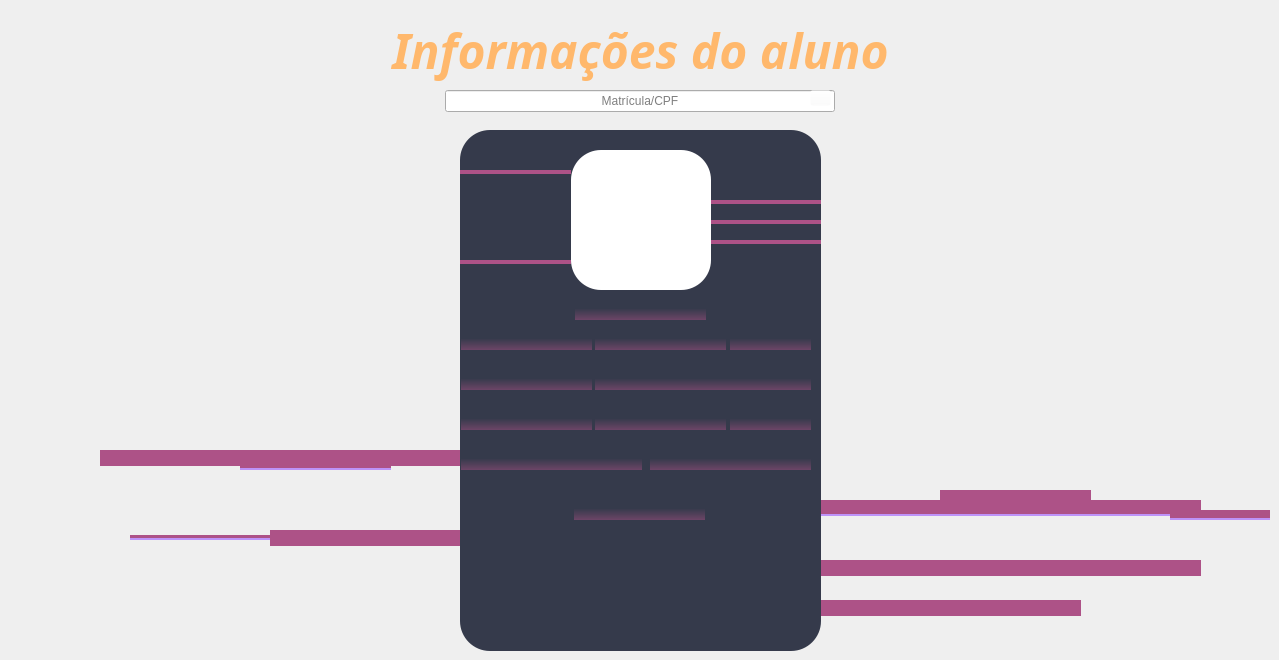
     <widget class="QWidget" name="page_2">
      <widget class="QLineEdit" name="le_pg_informacoes_pesquisar_aluno">
       <property name="geometry">
        <rect>
         <x>445</x>
         <y>90</y>
         <width>390</width>
         <height>22</height>
        </rect>
       </property>
       <property name="styleSheet">
        <string notr="true"/>
       </property>
       <property name="alignment">
        <set>Qt::AlignCenter</set>
       </property>
       <property name="placeholderText">
        <string>Matrícula/CPF</string>
       </property>
      </widget>
      <widget class="QLabel" name="label_5">
       <property name="geometry">
        <rect>
         <x>370</x>
         <y>20</y>
         <width>541</width>
         <height>61</height>
        </rect>
       </property>
       <property name="font">
        <font>
         <family>Sitka Small Semibold</family>
         <pointsize>36</pointsize>
         <italic>true</italic>
         <bold>true</bold>
        </font>
       </property>
       <property name="styleSheet">
        <string notr="true">font: 600 italic 36pt &quot;Sitka Small Semibold&quot;;
color: rgb(255, 184, 108);</string>
       </property>
       <property name="text">
        <string>Informações do aluno</string>
       </property>
       <property name="alignment">
        <set>Qt::AlignCenter</set>
       </property>
      </widget>
      <widget class="QPushButton" name="pb_pg_informacoes_pesquisar">
       <property name="geometry">
        <rect>
         <x>810</x>
         <y>90</y>
         <width>21</width>
         <height>16</height>
        </rect>
       </property>
       <property name="styleSheet">
        <string notr="true">background-color: rgba(255, 255, 255, 0);
border-image: url(:/cadastro/img/lupa.png);</string>
       </property>
       <property name="text">
        <string/>
       </property>
      </widget>
      <widget class="QFrame" name="frame_4">
       <property name="geometry">
        <rect>
         <x>460</x>
         <y>130</y>
         <width>361</width>
         <height>521</height>
        </rect>
       </property>
       <property name="styleSheet">
        <string notr="true">QFrame{
background-color: rgb(53, 58, 75);
border-radius: 30px;
}
QFrame::hover{
	border: 1px solid  rgb(173, 82, 135);
	color: rgb(189, 147, 249);
}
QLabel{
	color: rgb(80, 250, 123);
	background-color: qlineargradient(spread:pad, x1:0, y1:0.42, x2:0, y2:1, stop:0 rgba(53, 58, 75, 255), stop:0.994318 rgba(173, 82, 135, 118));
}
Line{
	background-color: rgb(173, 82, 135);
}</string>
       </property>
       <property name="frameShape">
        <enum>QFrame::StyledPanel</enum>
       </property>
       <property name="frameShadow">
        <enum>QFrame::Raised</enum>
       </property>
       <widget class="QLabel" name="l_pg_informacoes_nome">
        <property name="geometry">
         <rect>
          <x>1</x>
          <y>200</y>
          <width>131</width>
          <height>20</height>
         </rect>
        </property>
        <property name="font">
         <font>
          <family>Arial</family>
          <pointsize>10</pointsize>
          <italic>false</italic>
          <bold>false</bold>
         </font>
        </property>
        <property name="toolTip">
         <string>Nome</string>
        </property>
        <property name="styleSheet">
         <string notr="true"/>
        </property>
        <property name="text">
         <string/>
        </property>
        <property name="alignment">
         <set>Qt::AlignCenter</set>
        </property>
       </widget>
       <widget class="QLabel" name="l_pg_informacoes_foto">
        <property name="geometry">
         <rect>
          <x>111</x>
          <y>20</y>
          <width>140</width>
          <height>140</height>
         </rect>
        </property>
        <property name="styleSheet">
         <string notr="true">background-color: rgb(255, 255, 255);</string>
        </property>
        <property name="text">
         <string/>
        </property>
        <property name="scaledContents">
         <bool>true</bool>
        </property>
       </widget>
       <widget class="QLabel" name="l_pg_informacoes_matricula">
        <property name="geometry">
         <rect>
          <x>115</x>
          <y>170</y>
          <width>131</width>
          <height>20</height>
         </rect>
        </property>
        <property name="toolTip">
         <string>Matrícula</string>
        </property>
        <property name="styleSheet">
         <string notr="true"/>
        </property>
        <property name="text">
         <string/>
        </property>
        <property name="alignment">
         <set>Qt::AlignCenter</set>
        </property>
        <property name="textInteractionFlags">
         <set>Qt::LinksAccessibleByMouse|Qt::TextSelectableByMouse</set>
        </property>
       </widget>
       <widget class="QLabel" name="l_pg_informacoes_data_nascimento">
        <property name="geometry">
         <rect>
          <x>135</x>
          <y>200</y>
          <width>131</width>
          <height>20</height>
         </rect>
        </property>
        <property name="toolTip">
         <string>Data de nascimento</string>
        </property>
        <property name="styleSheet">
         <string notr="true"/>
        </property>
        <property name="text">
         <string/>
        </property>
        <property name="alignment">
         <set>Qt::AlignCenter</set>
        </property>
       </widget>
       <widget class="QLabel" name="l_pg_informacoes_cpf">
        <property name="geometry">
         <rect>
          <x>270</x>
          <y>200</y>
          <width>81</width>
          <height>20</height>
         </rect>
        </property>
        <property name="toolTip">
         <string>CPF</string>
        </property>
        <property name="styleSheet">
         <string notr="true"/>
        </property>
        <property name="text">
         <string/>
        </property>
        <property name="alignment">
         <set>Qt::AlignCenter</set>
        </property>
       </widget>
       <widget class="QLabel" name="l_pg_informacoes_celular">
        <property name="geometry">
         <rect>
          <x>1</x>
          <y>240</y>
          <width>131</width>
          <height>20</height>
         </rect>
        </property>
        <property name="toolTip">
         <string>Número do celular</string>
        </property>
        <property name="styleSheet">
         <string notr="true"/>
        </property>
        <property name="text">
         <string/>
        </property>
        <property name="alignment">
         <set>Qt::AlignCenter</set>
        </property>
       </widget>
       <widget class="QLabel" name="l_pg_informacoes_email">
        <property name="geometry">
         <rect>
          <x>135</x>
          <y>240</y>
          <width>216</width>
          <height>20</height>
         </rect>
        </property>
        <property name="toolTip">
         <string>E-mail</string>
        </property>
        <property name="styleSheet">
         <string notr="true"/>
        </property>
        <property name="text">
         <string/>
        </property>
        <property name="alignment">
         <set>Qt::AlignCenter</set>
        </property>
       </widget>
       <widget class="QLabel" name="l_pg_informacoes_cidade">
        <property name="geometry">
         <rect>
          <x>1</x>
          <y>280</y>
          <width>131</width>
          <height>20</height>
         </rect>
        </property>
        <property name="toolTip">
         <string>Cidade</string>
        </property>
        <property name="styleSheet">
         <string notr="true"/>
        </property>
        <property name="text">
         <string/>
        </property>
        <property name="alignment">
         <set>Qt::AlignCenter</set>
        </property>
       </widget>
       <widget class="QLabel" name="l_pg_informacoes_bairro">
        <property name="geometry">
         <rect>
          <x>135</x>
          <y>280</y>
          <width>131</width>
          <height>20</height>
         </rect>
        </property>
        <property name="toolTip">
         <string>Bairro</string>
        </property>
        <property name="styleSheet">
         <string notr="true"/>
        </property>
        <property name="text">
         <string/>
        </property>
        <property name="alignment">
         <set>Qt::AlignCenter</set>
        </property>
       </widget>
       <widget class="QLabel" name="l_pg_informacoes_cep">
        <property name="geometry">
         <rect>
          <x>270</x>
          <y>280</y>
          <width>81</width>
          <height>20</height>
         </rect>
        </property>
        <property name="toolTip">
         <string>CEP</string>
        </property>
        <property name="styleSheet">
         <string notr="true"/>
        </property>
        <property name="text">
         <string/>
        </property>
        <property name="alignment">
         <set>Qt::AlignCenter</set>
        </property>
       </widget>
       <widget class="QLabel" name="l_pg_informacoes_data_pagamento">
        <property name="geometry">
         <rect>
          <x>1</x>
          <y>320</y>
          <width>181</width>
          <height>20</height>
         </rect>
        </property>
        <property name="toolTip">
         <string>Data pagamento</string>
        </property>
        <property name="styleSheet">
         <string notr="true"/>
        </property>
        <property name="text">
         <string/>
        </property>
        <property name="alignment">
         <set>Qt::AlignCenter</set>
        </property>
        <property name="indent">
         <number>-1</number>
        </property>
       </widget>
       <widget class="QLabel" name="l_pg_informacoes_valor">
        <property name="geometry">
         <rect>
          <x>190</x>
          <y>320</y>
          <width>161</width>
          <height>20</height>
         </rect>
        </property>
        <property name="toolTip">
         <string>Valor do pagamento</string>
        </property>
        <property name="styleSheet">
         <string notr="true"/>
        </property>
        <property name="text">
         <string/>
        </property>
        <property name="alignment">
         <set>Qt::AlignCenter</set>
        </property>
       </widget>
       <widget class="QLabel" name="l_pg_informacoes_responsavel">
        <property name="geometry">
         <rect>
          <x>114</x>
          <y>370</y>
          <width>131</width>
          <height>20</height>
         </rect>
        </property>
        <property name="toolTip">
         <string>Matrícula do responsável</string>
        </property>
        <property name="styleSheet">
         <string notr="true"/>
        </property>
        <property name="text">
         <string/>
        </property>
        <property name="alignment">
         <set>Qt::AlignCenter</set>
        </property>
       </widget>
       <widget class="QLabel" name="label_26">
        <property name="geometry">
         <rect>
          <x>0</x>
          <y>130</y>
          <width>111</width>
          <height>4</height>
         </rect>
        </property>
        <property name="styleSheet">
         <string notr="true">background-color: rgb(173, 82, 135);</string>
        </property>
        <property name="text">
         <string/>
        </property>
       </widget>
       <widget class="QLabel" name="label_27">
        <property name="geometry">
         <rect>
          <x>250</x>
          <y>110</y>
          <width>111</width>
          <height>4</height>
         </rect>
        </property>
        <property name="styleSheet">
         <string notr="true">background-color: rgb(173, 82, 135);</string>
        </property>
        <property name="text">
         <string/>
        </property>
       </widget>
       <widget class="QLabel" name="label_28">
        <property name="geometry">
         <rect>
          <x>250</x>
          <y>90</y>
          <width>111</width>
          <height>4</height>
         </rect>
        </property>
        <property name="styleSheet">
         <string notr="true">background-color: rgb(173, 82, 135);</string>
        </property>
        <property name="text">
         <string/>
        </property>
       </widget>
       <widget class="QLabel" name="label_29">
        <property name="geometry">
         <rect>
          <x>250</x>
          <y>70</y>
          <width>111</width>
          <height>4</height>
         </rect>
        </property>
        <property name="styleSheet">
         <string notr="true">background-color: rgb(173, 82, 135);</string>
        </property>
        <property name="text">
         <string/>
        </property>
       </widget>
       <widget class="QLabel" name="label_30">
        <property name="geometry">
         <rect>
          <x>0</x>
          <y>40</y>
          <width>111</width>
          <height>4</height>
         </rect>
        </property>
        <property name="styleSheet">
         <string notr="true">background-color: rgb(173, 82, 135);</string>
        </property>
        <property name="text">
         <string/>
        </property>
       </widget>
       <zorder>label_29</zorder>
       <zorder>label_27</zorder>
       <zorder>label_28</zorder>
       <zorder>l_pg_informacoes_nome</zorder>
       <zorder>l_pg_informacoes_foto</zorder>
       <zorder>l_pg_informacoes_matricula</zorder>
       <zorder>l_pg_informacoes_data_nascimento</zorder>
       <zorder>l_pg_informacoes_cpf</zorder>
       <zorder>l_pg_informacoes_celular</zorder>
       <zorder>l_pg_informacoes_email</zorder>
       <zorder>l_pg_informacoes_cidade</zorder>
       <zorder>l_pg_informacoes_bairro</zorder>
       <zorder>l_pg_informacoes_cep</zorder>
       <zorder>l_pg_informacoes_data_pagamento</zorder>
       <zorder>l_pg_informacoes_valor</zorder>
       <zorder>l_pg_informacoes_responsavel</zorder>
       <zorder>label_26</zorder>
       <zorder>label_30</zorder>
      </widget>
      <widget class="QLabel" name="label_42">
       <property name="geometry">
        <rect>
         <x>820</x>
         <y>560</y>
         <width>381</width>
         <height>16</height>
        </rect>
       </property>
       <property name="styleSheet">
        <string notr="true">background-color: rgb(173, 82, 135);</string>
       </property>
       <property name="text">
        <string/>
       </property>
      </widget>
      <widget class="QLabel" name="label_45">
       <property name="geometry">
        <rect>
         <x>270</x>
         <y>530</y>
         <width>191</width>
         <height>16</height>
        </rect>
       </property>
       <property name="styleSheet">
        <string notr="true">background-color: rgb(173, 82, 135);</string>
       </property>
       <property name="text">
        <string/>
       </property>
      </widget>
      <widget class="QLabel" name="label_46">
       <property name="geometry">
        <rect>
         <x>820</x>
         <y>500</y>
         <width>381</width>
         <height>16</height>
        </rect>
       </property>
       <property name="styleSheet">
        <string notr="true">background-color: rgb(173, 82, 135);
border: none;
border-bottom: 2px solid  rgb(189, 147, 249);</string>
       </property>
       <property name="text">
        <string/>
       </property>
      </widget>
      <widget class="QLabel" name="label_47">
       <property name="geometry">
        <rect>
         <x>820</x>
         <y>600</y>
         <width>261</width>
         <height>16</height>
        </rect>
       </property>
       <property name="styleSheet">
        <string notr="true">background-color: rgb(173, 82, 135);</string>
       </property>
       <property name="text">
        <string/>
       </property>
      </widget>
      <widget class="QLabel" name="label_48">
       <property name="geometry">
        <rect>
         <x>100</x>
         <y>450</y>
         <width>361</width>
         <height>16</height>
        </rect>
       </property>
       <property name="styleSheet">
        <string notr="true">background-color: rgb(173, 82, 135);</string>
       </property>
       <property name="text">
        <string/>
       </property>
      </widget>
      <widget class="QLabel" name="label_58">
       <property name="geometry">
        <rect>
         <x>1170</x>
         <y>510</y>
         <width>100</width>
         <height>10</height>
        </rect>
       </property>
       <property name="styleSheet">
        <string notr="true">background-color: rgb(173, 82, 135);
border: none;
border-bottom: 2px solid  rgb(189, 147, 249);</string>
       </property>
       <property name="text">
        <string/>
       </property>
      </widget>
      <widget class="QLabel" name="label_59">
       <property name="geometry">
        <rect>
         <x>940</x>
         <y>490</y>
         <width>151</width>
         <height>10</height>
        </rect>
       </property>
       <property name="styleSheet">
        <string notr="true">background-color: rgb(173, 82, 135);</string>
       </property>
       <property name="text">
        <string/>
       </property>
      </widget>
      <widget class="QLabel" name="label_60">
       <property name="geometry">
        <rect>
         <x>240</x>
         <y>460</y>
         <width>151</width>
         <height>10</height>
        </rect>
       </property>
       <property name="styleSheet">
        <string notr="true">background-color: rgb(173, 82, 135);
border: none;
border-bottom: 2px solid  rgb(189, 147, 249);</string>
       </property>
       <property name="text">
        <string/>
       </property>
      </widget>
      <widget class="QLabel" name="label_61">
       <property name="geometry">
        <rect>
         <x>130</x>
         <y>535</y>
         <width>151</width>
         <height>5</height>
        </rect>
       </property>
       <property name="styleSheet">
        <string notr="true">background-color: rgb(173, 82, 135);
border: none;
border-bottom: 2px solid  rgb(189, 147, 249);</string>
       </property>
       <property name="text">
        <string/>
       </property>
      </widget>
      <zorder>label_61</zorder>
      <zorder>label_46</zorder>
      <zorder>label_60</zorder>
      <zorder>label_58</zorder>
      <zorder>label_48</zorder>
      <zorder>label_45</zorder>
      <zorder>label_47</zorder>
      <zorder>label_42</zorder>
      <zorder>le_pg_informacoes_pesquisar_aluno</zorder>
      <zorder>label_5</zorder>
      <zorder>pb_pg_informacoes_pesquisar</zorder>
      <zorder>frame_4</zorder>
      <zorder>label_59</zorder>
     </widget>
